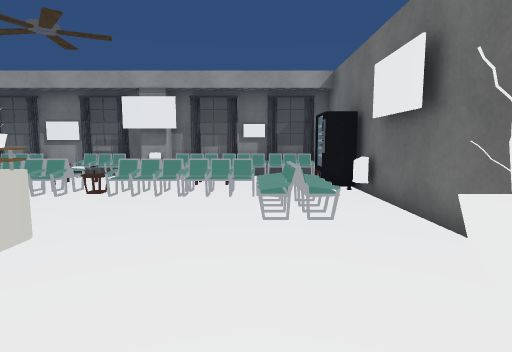
view 1 (above)

24 first-person views from a walk through a Unity game level. The camera is 1.3 m above the floor, tilts 6° down and sees 80° across. Doors are open. The floor is counted in squares, 1 m on a side. Each view is taken from the middle of a square. On the plan, view 1 faces up. The plan holds only what a view shows up to about 14 squares ahead; the rest is blank. The place goes on beyond the plan. The player is left out. Some animated figures are not drawn. Some surface patterns are stand-ins.

view 2
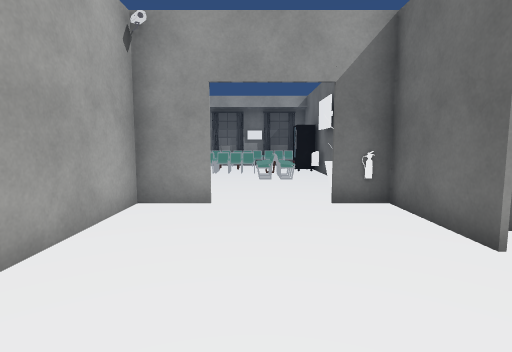

view 3
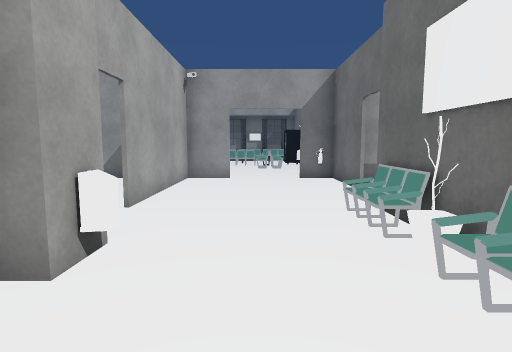

view 4
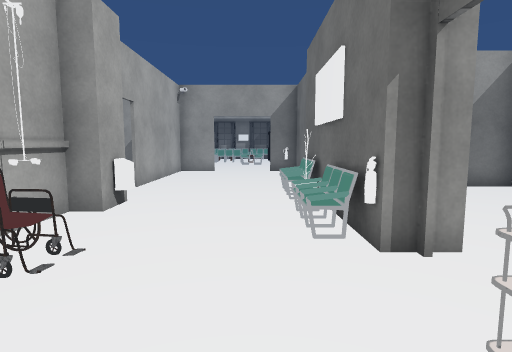

view 5
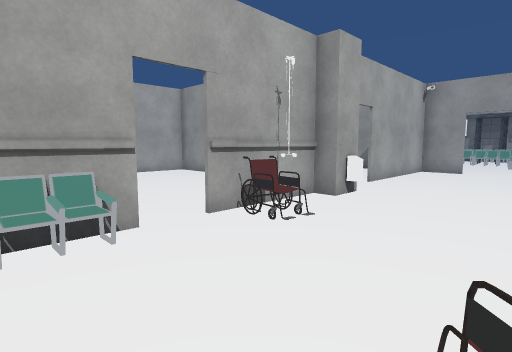

view 6
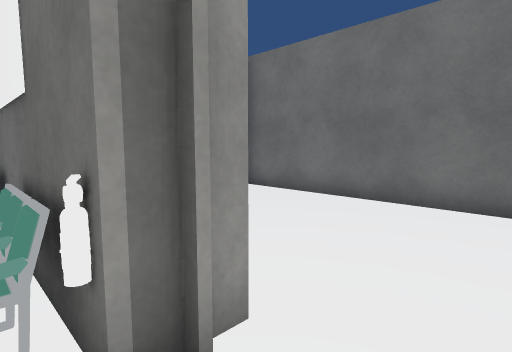

view 7
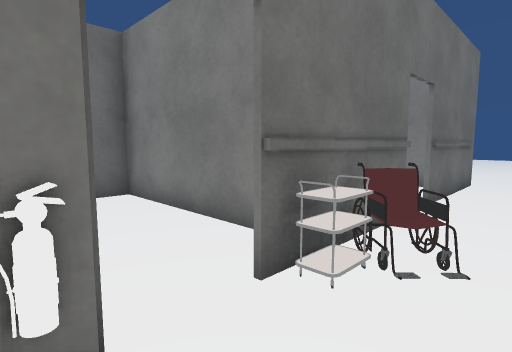

view 8
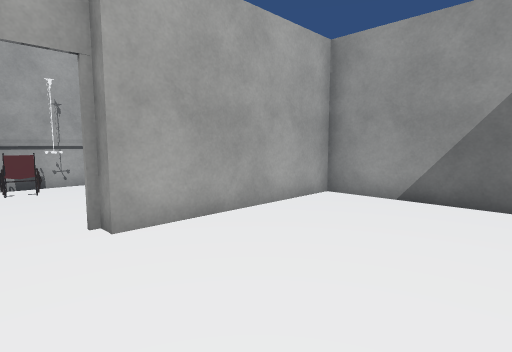

view 9
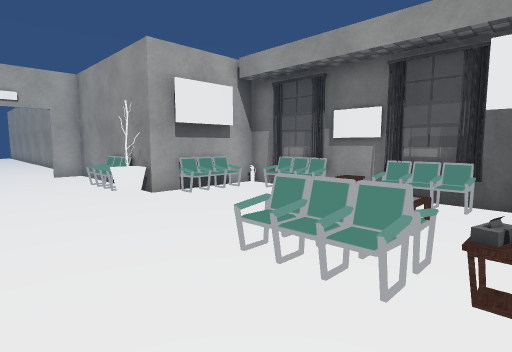

view 10
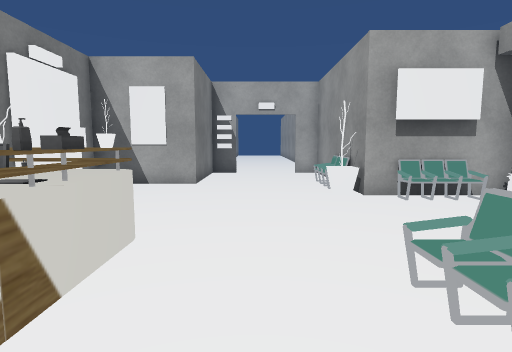

view 11
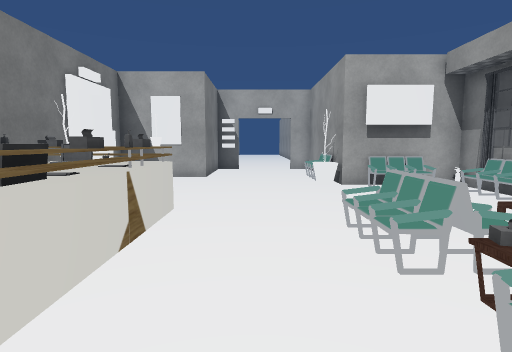

view 12
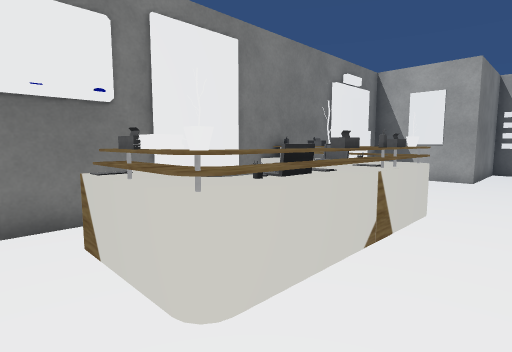

view 13
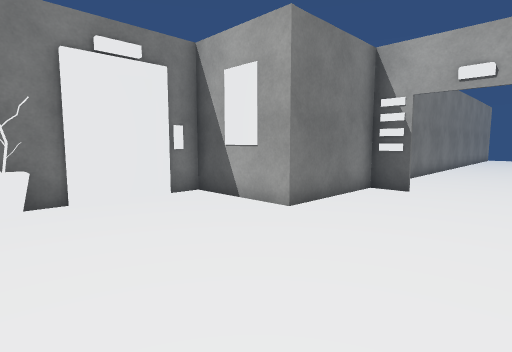

view 14
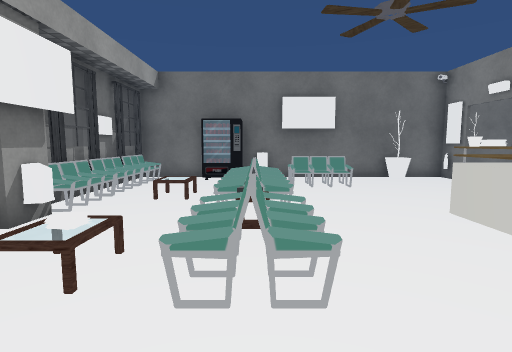

view 15
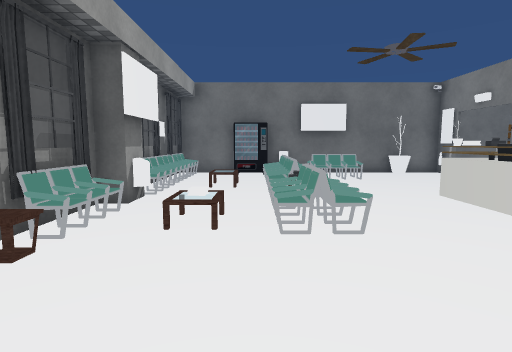

view 16
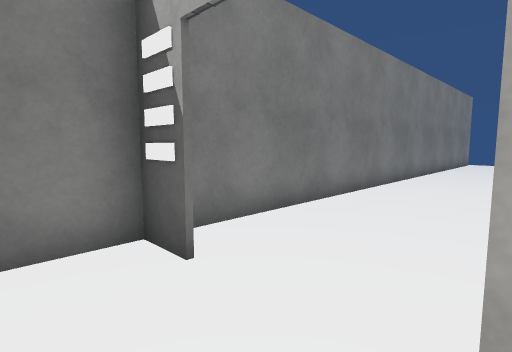

view 17
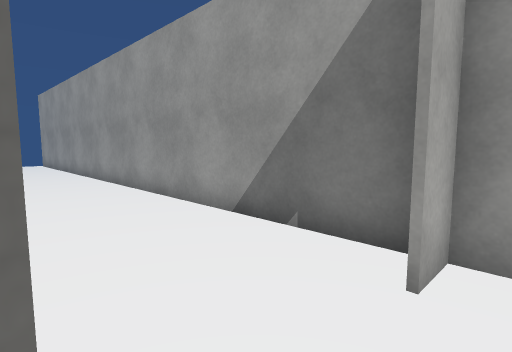

view 18
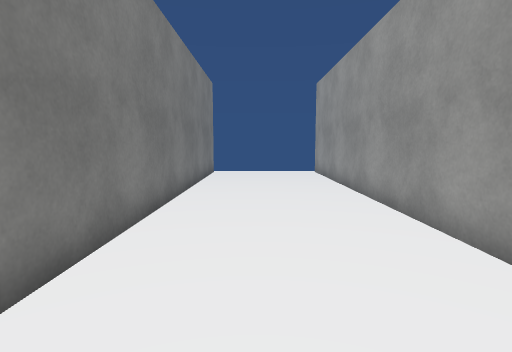

view 19
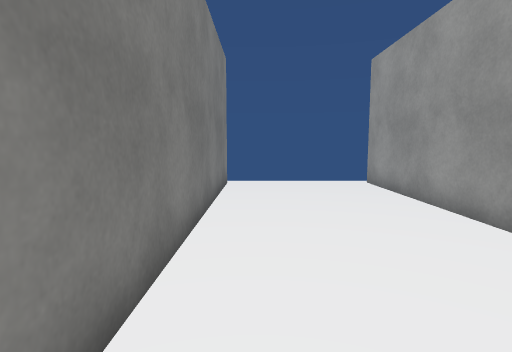

view 20
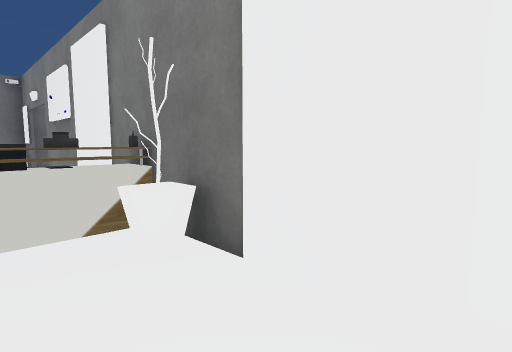

view 21
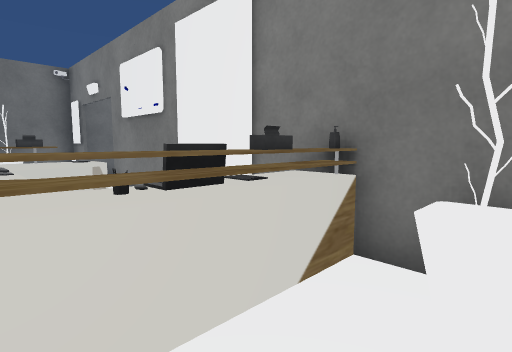

view 22
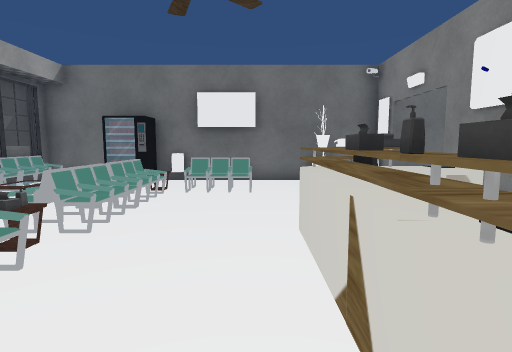

view 23
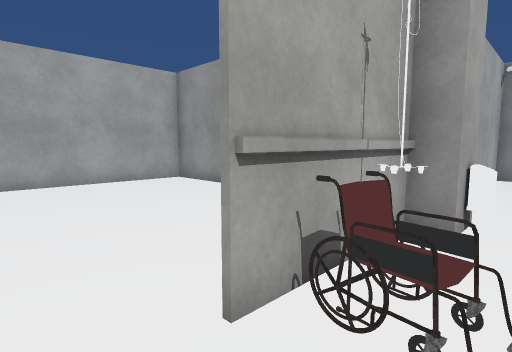

view 24
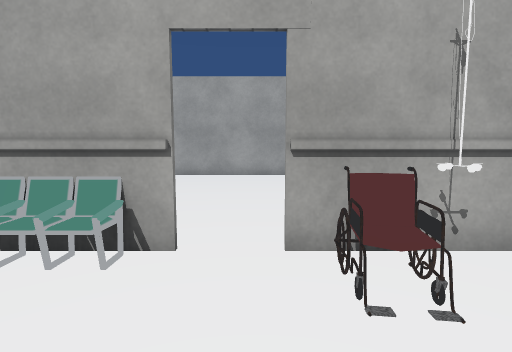

### Floor plan
Points are (right, up) in squares from view 1. A wall is a line through its corners. A room is listed if a view was taken in it or the views show most of it. See-through windows are left out.
Room 1 (views 1, 2, 3, 4, 5, 6, 7, 23, 24)
walls: (-2, -7) (-2, -7.6); (-2.6, -8.1) (-2.6, -11.8); (-2, -9.6) (-2, -10.3); (-2.1, -9.7) (-2.1, -9.9) (-2.4, -9.9); (-2.1, -9.9) (-2.1, -10.2); (-2.1, -9.9) (-2.3, -10); (2.5, -10.4) (2.5, -4.6); (2.9, -2.5) (2.9, 0.5); (-2.6, -12.9) (-2.6, -15.1); (-0.9, 0.6) (-2.6, 0.6) (-2.6, -4.9); (3, 0.6) (2.4, 0.6); (2.9, -15.5) (2.9, -12)
ways out: open door at (3, -11.5) to room 2; open door at (0, 1) to room 3; open door at (-2.7, -12.3); open door at (-2.5, -5.5); open door at (3, -3)
objects: chair (-2, -14); other object (-2, -11); bin (-2, -8); other object (2, -14); other object (2, -13) to (3, -13); fire extinguisher (2, -10); chair (2, -8); plant (2, -7); chair (2, -5)
Room 2 (view 8)
walls: (4.2, -13.2) (8.9, -13.2) (8.9, -4.7) (3.5, -4.7) (3.5, -10.4)
ways out: open door at (3, -11.5) to room 1
Room 3 (views 9, 10, 11, 12, 13, 14, 15, 16, 17, 20, 21, 22)
walls: (-18, 4) (-14, 4) (-14, 0.6); (-17.8, 5.1) (-17.8, 4); (-9.6, 0.7) (-8.4, 0.7); (-17.8, 8.9) (-17.8, 7.7); (-7.6, 0.7) (-1, 0.7); (-11.7, 12.5) (-11.7, 8.8) (-17.9, 8.8); (-7.4, 12.5) (-8.5, 12.5); (-5.4, 12.2) (-6.6, 12.2); (-5.5, 12.5) (-6.5, 12.5); (2.4, 0.7) (3, 0.7); (2.9, 0.5) (2.9, 12.5); (-1.1, 12.2) (-2.2, 12.2); (1.5, 12.2) (0.9, 12.2); (1.5, 12.5) (-2.5, 12.5)
ways out: open door at (0, 1) to room 1; open door at (-18, 6) to room 4; gap at (-38, 4) to room 4
objects: chair (-14, 8) to (-13, 9); other object (-13, 0) to (-13, 1); plant (-12, 8); other object (-11, 0) to (-11, 1); chair (-11, 10); TV (-11, 11); other object (-11, 12); plant (-10, 1); curtain (-10, 11); chair (-10, 12); curtain (-9, 12); other object (-8, 2); laptop (-8, 3); plant (-8, 4); other object (-7, 4); chair (-7, 8); chair (-7, 9); other object (-6, 2) to (-3, 4); curtain (-5, 11); chair (-5, 12); chair (-4, 7) to (-2, 8); bin (-4, 12); other object (-3, 3) to (-3, 4); chair (-3, 12); chair (-2, 9); chair (0, 5) to (0, 7); chair (0, 8); other object (0, 9); chair (1, 5) to (1, 7); other object (2, 1); plant (2, 3); other object (2, 9) to (2, 10); curtain (2, 11); chair (2, 12); bin (3, 8)
Room 4 (views 18, 19)
walls: (-38.3, 4) (-18, 4); (-17.9, 8.8) (-38.4, 8.8)
ways out: open door at (-18, 6) to room 3; gap at (-38, 4) to room 3; gap at (-38, 9)

Positions as (right, up) in squares from view 1, and headings:
1: (0, 0), facing up
2: (0, -6), facing up
3: (0, -11), facing up
4: (1, -14), facing up
5: (2, -15), facing up-left
6: (2, -12), facing up-right
7: (1, -10), facing down-right
8: (8, -12), facing up-left
9: (-4, 5), facing up-left
10: (-4, 6), facing left
11: (-2, 6), facing left
12: (-2, 6), facing down-left
13: (-9, 8), facing down-left
14: (-9, 8), facing right
15: (-11, 9), facing right
16: (-16, 8), facing down-left
17: (-17, 5), facing up-left
18: (-24, 6), facing left
19: (-28, 5), facing left
20: (-13, 3), facing down-right
21: (-10, 4), facing down-right
22: (-8, 5), facing right
23: (-1, -13), facing up-left
24: (1, -12), facing left
